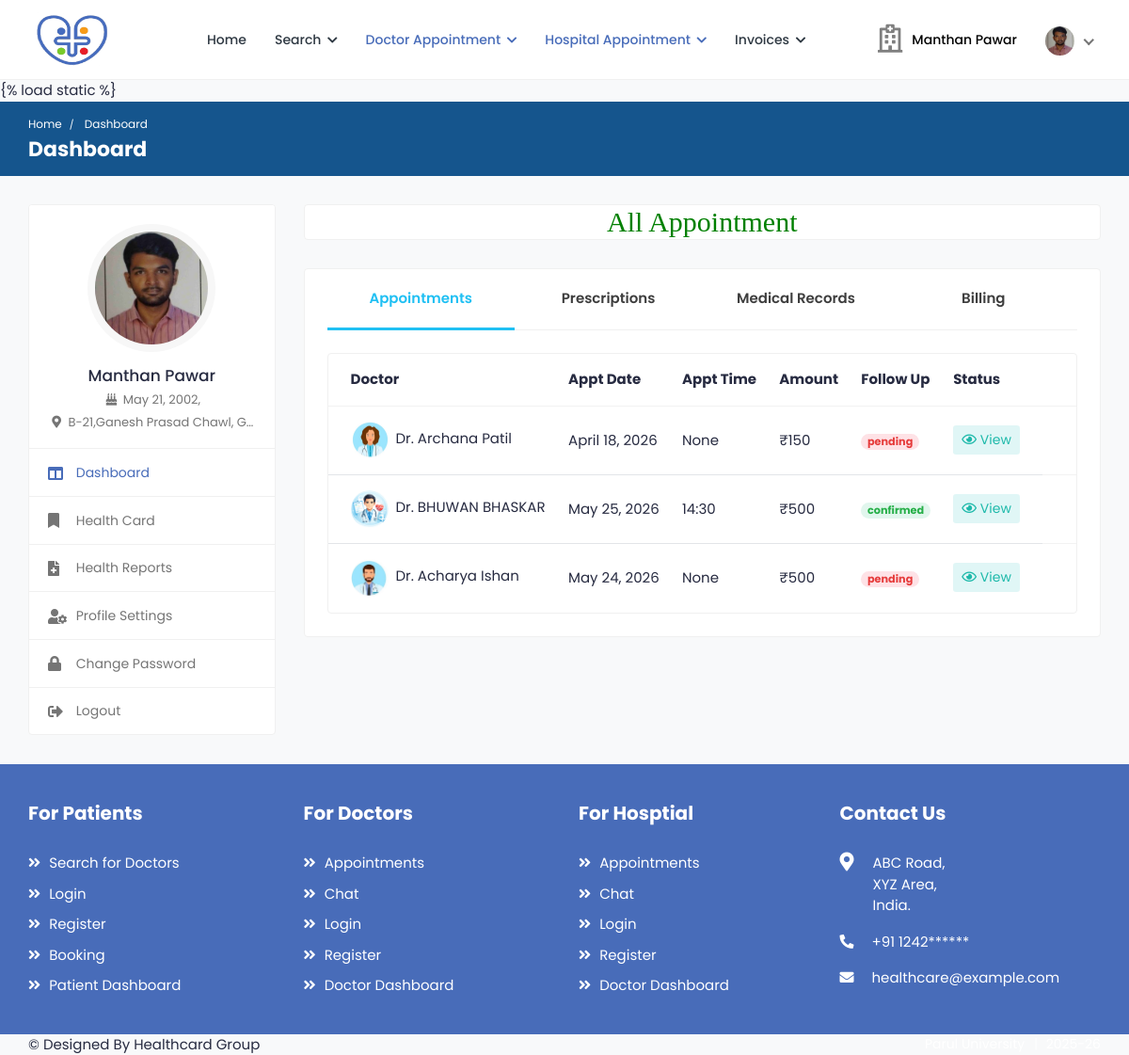
/patient_dashboard (signed in), run on an earlier commit of the app's database.
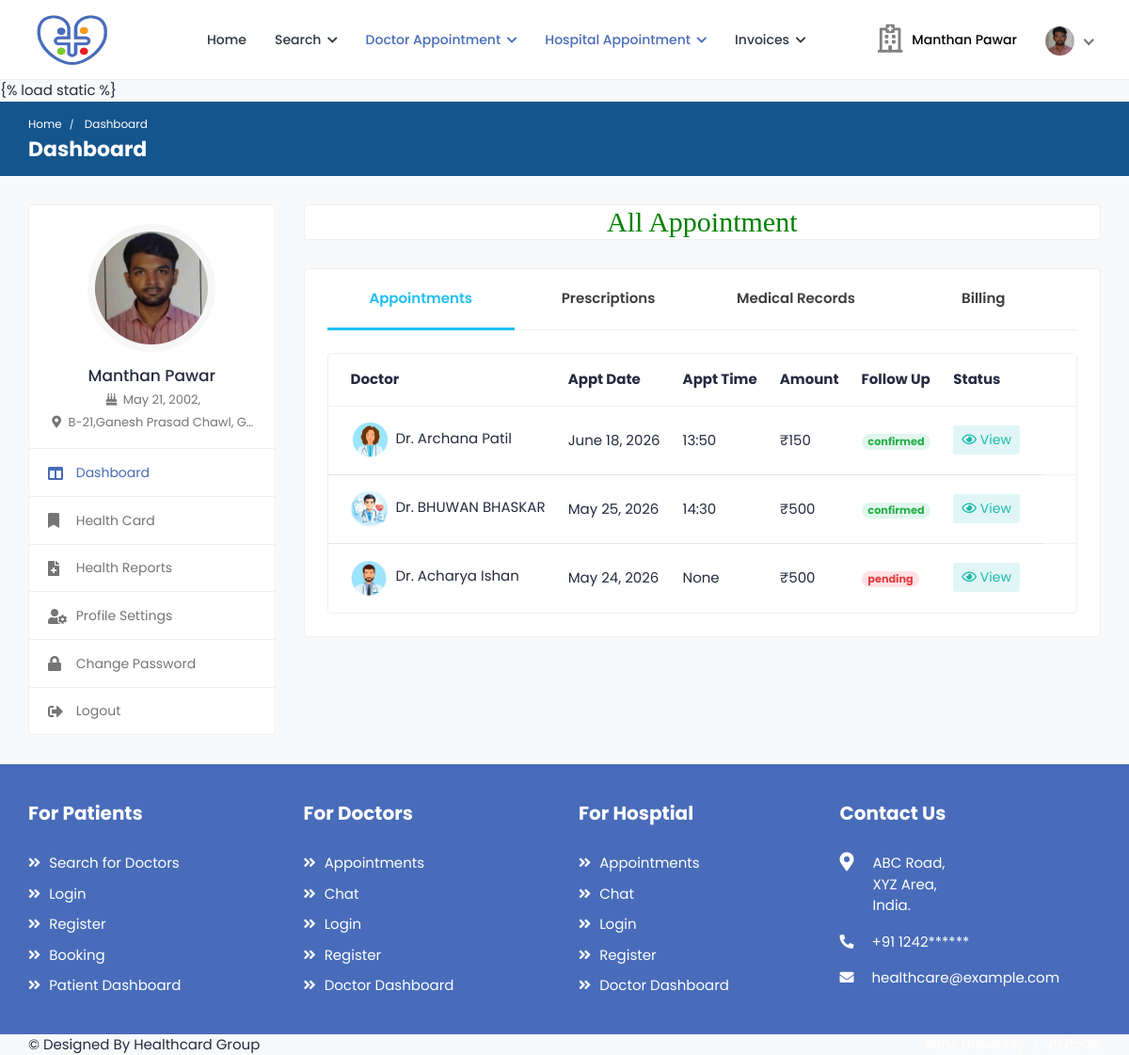
And on a later commit of the database.
### health/models.py (models this page shows, shortened)
class Appointment(models.Model):
    doctor=models.ForeignKey(Doctor, on_delete=models.CASCADE, null=True)
    patient=models.ForeignKey(Patient, on_delete=models.CASCADE, null=True)
    medical=models.ForeignKey(Medical, on_delete=models.CASCADE, null=True)
    a_date=models.DateField(null=True)
    a_timing=models.CharField(max_length=100,null=True)
    status=models.CharField(max_length=100,null=True)
    p_status=models.CharField(max_length=100,null=True)

class Doctor(models.Model):
    status = models.CharField(max_length=100,null=True)
    user = models.ForeignKey(User, on_delete=models.CASCADE, null=True)
    mobile = models.CharField(max_length=10, null=True)
    address = models.CharField(max_length=100, null=True)
    experience = models.CharField(max_length=100, null=True)
    specialist = models.CharField(max_length=100, null=True)
    service = models.CharField(max_length=100, null=True)
    clinic = models.CharField(max_length=100, null=True)
    cl_address = models.CharField(max_length=100, null=True)
    daystiming = models.CharField(max_length=100, null=True)
    timing = models.CharField(max_length=100, null=True)
    price = models.CharField(max_length=100, null=True)
    dob = models.DateField(null=True)
    gender = models.CharField(max_length=100,choices=gender,null=True)
    biography = models.TextField(null=True)
    image = models.FileField(null=True)

### health/views.py (the view)
# urls.py: path('patient_dashboard', patient_dashboard,name="patient_dashboard"),
def patient_dashboard(request):
    pat = Appointment.objects.filter(patient=Patient.objects.get(user=request.user))
    patient = Patient.objects.get(user=request.user)
    medicalrecords = Medical_Record.objects.filter(patient=patient).order_by('-id')
    d = {'data':pat,'medicalrecords': medicalrecords}
    return render(request,'patient/patient_dashboard.html',d)

### health/templates/patient/patient_dashboard.html (shortened to what this page needs)
{% extends 'patient/sidebar.html' %} {% block b %} {% load static %}
<h2 style="font-family: roman; color: green" align="center" class="card">
  All Appointment
</h2>
<div class="card">
  <div class="card-body pt-0">
    <nav class="user-tabs mb-4">
      <ul class="nav nav-tabs nav-tabs-bottom nav-justified">
        <li class="nav-item">
          <a class="nav-link active" href="#pat_appointments" data-toggle="tab"
            >Appointments</a
          >
        </li>
        <li class="nav-item">
          <a class="nav-link" href="#pat_prescriptions" data-toggle="tab"
            >Prescriptions</a
          >
        </li>
        <li class="nav-item">
          <a class="nav-link" href="#pat_medical_records" data-toggle="tab"
            ><span class="med-records">Medical Records</span></a
          >
        </li>
        <li class="nav-item">
          <a class="nav-link" href="#pat_billing" data-toggle="tab">Billing</a>
        </li>
      </ul>
    </nav>
    <div class="tab-content pt-0">
      <div id="pat_appointments" class="tab-pane fade show active">
        <div class="card card-table mb-0">
          <div class="card-body">
            <div class="table-responsive">
              <table class="table table-hover table-center mb-0">
                <thead>
                  <tr>
                    <th>Doctor</th>
                    <th>Appt Date</th>
                    <th>Appt Time</th>
                    <th>Amount</th>
                    <th>Follow Up</th>
                    <th>Status</th>
                    <th></th>
                  </tr>
                </thead>
                <tbody>
                  {% for i in data %}
                  <tr>
                    <td>
                      <h2 class="table-avatar">
                        <a href="#" class="avatar avatar-sm mr-2">
                          <img
                            class="avatar-img rounded-circle"
                            src="{{i.doctor.image.url}}"
                            alt="User Image"
                          />
                        </a>
                        <a href="#"
                          >Dr. {{i.doctor.user.first_name}}
                          {{i.doctor.user.last_name}}</a
                        >
                      </h2>
                    </td>
                    <td>{{i.a_date}}</td>
                    <td>{{i.a_timing}}</td>
                    <td>₹{{i.doctor.price}}</td>
                    {% if i.status == "pending" %}
                    <td>
                      <span class="badge badge-pill bg-danger-light"
                        >{{i.status}}</span
                      >
                    </td>
                    {% else %} {% if i.status == "confirmed" %}
                    <td>
                      <span class="badge badge-pill bg-success-light"
                        >{{i.status}}</span
                      >
                    </td>
                    {% endif %} {% endif %}
                    <td class="text-right">
                      <div class="table-action">
                        <a
                          href="{% url 'patient_invoices' i.id 'appoint' %}"
                          class="btn btn-sm bg-info-light"
                        >
                          <i class="far fa-eye"></i> View
                        </a>
                      </div>
                    </td>
                  </tr>
                  {% endfor %}
                </tbody>
              </table>
            </div>
          </div>
        </div>
      </div>
    </div>
  </div>
</div>
{% endblock %}

What changed in the data, as far as the page shows it:
changed Appointment "Archana": a_date "April 18, 2026" → "June 18, 2026"; a_timing "None" → "13:50"; status "pending" → "confirmed"
